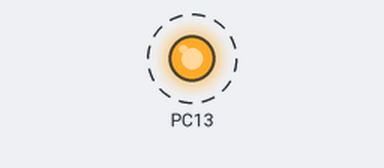
This sketch was run on a simulated STM32 Blue Pill. On the bench: output pins drawn as LEDs (lit = HIGH). Dashed ring = blinking.

Above: at 0.1 s.
Timing chart, 0 to 3.0 s (numbered marks = the images above):
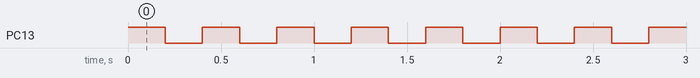

The sketch:

Test.ino
```cpp
// Arduino script file *.ino

bool flag = true;

void setup()
{
  pinMode(PC13, OUTPUT);
}

void loop()
{
  // digitalWrite(PC13, (flag ^= true));
  GPIOC->regs->ODR |= 0b0010000000000000;
  delay(200);
  GPIOC->regs->ODR &= ~(0b0010000000000000);
  delay(200);
}
```

Measured:
- by itself, PC13: alternates HIGH for 0.20 s and LOW for 0.20 s
